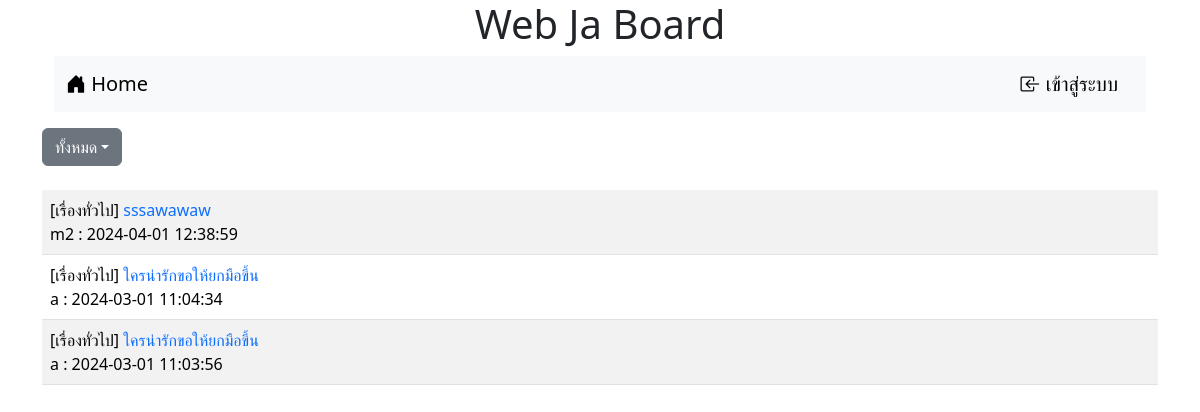
The page /index.php?cat=1 on the database its author committed.
### tables this page shows
CREATE TABLE `post` (
  `id` int(11) NOT NULL,
  `title` varchar(128) NOT NULL,
  `content` varchar(2048) NOT NULL,
  `post_date` datetime NOT NULL,
  `cat_id` int(11) NOT NULL,
  `user_id` int(11) NOT NULL
);

CREATE TABLE `category` (
  `id` int(11) NOT NULL,
  `name` varchar(32) NOT NULL
);

CREATE TABLE `user` (
  `id` int(11) NOT NULL,
  `login` varchar(32) NOT NULL,
  `password` varchar(64) NOT NULL,
  `name` varchar(64) NOT NULL,
  `gender` char(1) NOT NULL,
  `email` varchar(32) NOT NULL,
  `role` char(1) NOT NULL
);

### index.php (the view, shortened to what this page needs)
<!DOCTYPE html>
<html lang="en">
<head>
    <link href="https://cdn.jsdelivr.net/npm/bootstrap@5.3.2/dist/css/bootstrap.min.css" rel="stylesheet">
    <link rel="stylesheet" href="https://cdn.jsdelivr.net/npm/bootstrap-icons@1.11.3/font/bootstrap-icons.min.css">
</head>
<body>
<div class="container - lg">
    <h1 style="text-align: center;">Web Ja Board</h1>
    <form action="post.php" method="get">
        <div class="container-fluid">
            <nav class="navbar bg-body-tertiary">
                <div class="container-fluid">
                    <a class="navbar-brand" href="index.php"><i class="bi bi-house-door-fill"></i> Home</a>
                    <form class="d-flex"><?php if(!isset($_SESSION['id'])) { ?>
                        <a href="login.php" class="navbar-brand"><i class="bi bi-box-arrow-in-left"></i> เข้าสู่ระบบ</a>
                            <?php }else{ if ($_SESSION["role"] == 'm'&& isset($_SESSION['id'])) { ?>
                                <nav class="nav-item dropdown">
                                <a class="nav-link dropdown-toggle" href="#" role="button" data-bs-toggle="dropdown" aria-expanded="false"><?php echo "<i class='bi bi-people-fill'></i> $_SESSION[username]" ?></a>
                                <ul class="dropdown-menu">
                                    <li><a class="dropdown-item" href="logout.php">ออกจากระบบ</a></li>
                                </ul>
                            </nav>
                            <?php  }if($_SESSION["role"] == 'a'&& isset($_SESSION['id'])) { ?>
                                <?php }}?>
                    </form>
                </div>
            </nav>
        </div>
    <div class="mt-3 d-flex justify-content-between">
    <div class="dropdown-center">
        <button class="btn btn-secondary dropdown-toggle" type="button" data-bs-toggle="dropdown" aria-expanded="false">ทั้งหมด</button>
                    <?php
                            $sql="SELECT * FROM category";
                            ?>
                    </div>
    </div>
    <table class="table table-striped mt-4">
    <?php
         $conn=new PDO("mysql:host=localhost;dbname=webboard;charset=utf8","root","");
         if(isset($_GET["cat"])){
         $sql="SELECT t3.name,t1.title,t1.id,t2.login,t1.post_date,t1.user_id FROM post as t1
         INNER JOIN user as t2 ON (t1.user_id=t2.id)
         INNER JOIN category as t3 ON (t1.cat_id=t3.id)WHERE t3.id=$_GET[cat] ORDER BY t1.post_date DESC";
         }
         else{
            $sql="SELECT t3.name,t1.title,t1.id,t2.login,t1.post_date,t1.user_id FROM post as t1
         INNER JOIN user as t2 ON (t1.user_id=t2.id)
         INNER JOIN category as t3 ON (t1.cat_id=t3.id)  ORDER BY t1.post_date DESC";
         }
         $result=$conn->query($sql);
        while($row = $result->fetch()){
            if(isset($_SESSION['id'])&& $_SESSION['role'] == 'm'){
                if($_SESSION['user_id']!= $row[5]){
                echo"<tr><td class=col-10>[$row[0]] <a href=post.php?id=$row[2] style=text-decoration:none>$row[1]</a><BR>$row[3] : $row[4]</td><td class=col-1></td><td class=col-1></td></tr>";
                }
                else{
                echo "<tr><td class=col-10>[$row[0]] <a href=post.php?id=$row[2] style=text-decoration:none>$row[1]</a><BR>$row[3] : $row[4]</td><td class=col-1><a href='editpost.php?edit=$row[2]&user=$row[5]' name='edit'  class='btn btn-warning bi bi-pencil-fill'>แก้ไข</a></td>";
                echo "<td class=col-1><a href='delete.php?del=$row[2]&user=$row[5]' name='del' onclick='return myConfirm()' class='btn btn-danger bi bi-trash'></a></td></tr>"; }
        }
            else echo"<tr><td>[$row[0]] <a href=post.php?id=$row[2] style=text-decoration:none>$row[1]</a><BR>$row[3] : $row[4]</td></tr>";
        }
        ?>
    </table>
</div>
</body>
</html>

### rows shown on the page
post: category.name "เรื่องทั่วไป", title "sssawawaw", user.login "m2", post_date "2024-04-01 12:38:59"
post: category.name "เรื่องทั่วไป", title "ใครน่ารักขอให้ยกมือขึ้น", user.login "a", post_date "2024-03-01 11:04:34"
post: category.name "เรื่องทั่วไป", title "ใครน่ารักขอให้ยกมือขึ้น", user.login "a", post_date "2024-03-01 11:03:56"
